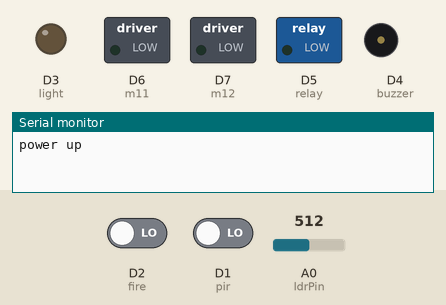
Recording of a sketch running on a simulated ESP8266 (NodeMCU). Parts: switched loads named in the sketch (green lamp = pin HIGH), output pins drawn as LEDs (lit = HIGH), buzzer (waves = sounding, pin HIGH), the last lines printed to the serial monitor. The inputs (shaded band) are chosen by the test bench; at power-on: D2 (fire) LOW, D1 (pir) LOW, A0 (ldrPin) = 512. WiFi joins after 1.5 s; servers stay silent unless stated.

Above: at 9.1 s.
9.2 s: D2 (fire) driven HIGH
At 10.1 s:
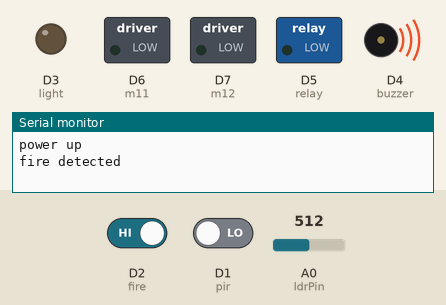
12.2 s: D1 (pir) driven HIGH
At 14.1 s:
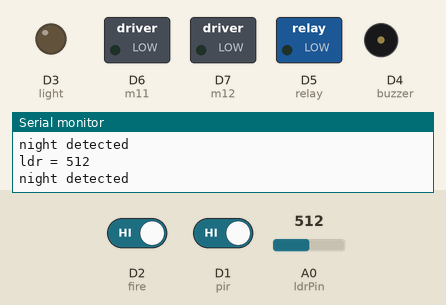
17.3 s: A0 (ldrPin) set to 755
20.3 s: A0 (ldrPin) set to 780
At 21.5 s:
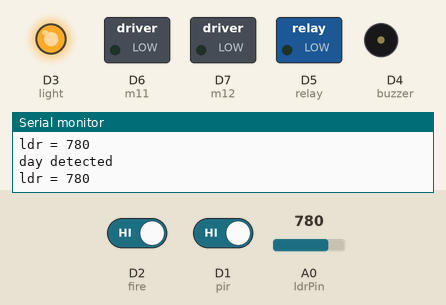
21.8 s: D1 (pir) driven LOW
At 22.5 s:
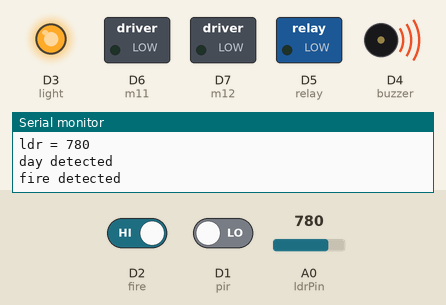
Timing chart, 0 to 25.8 s (numbered marks = the images above; inputs shaded):
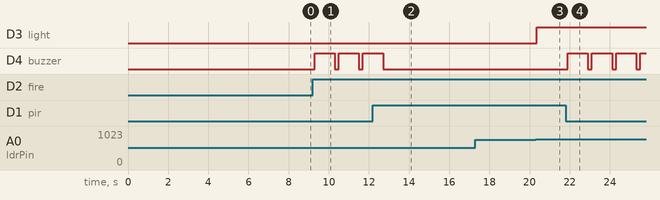

Measured:
- the behaviour switches between 770 and 771 on A0 (ldrPin) (found by bisection; images 2 and 3)
- after the input at 9.2 s, D4 (buzzer): alternates HIGH for 1.0 s and LOW for 0.20 s, starting after 0.10 s
- after the input at 12.2 s, D4 (buzzer): goes on until 12.7 s, then stays LOW
- after the input at 20.3 s, D3 (light): LOW → HIGH after 0.05 s
- after the input at 21.8 s, D4 (buzzer): alternates HIGH for 1.0 s and LOW for 0.20 s, starting after 0.11 s

The sketch:

advanced_home_automation_with_alert_system_blynk_esp32.ino
```cpp
/* Comment this out to disable prints and save space */
#define BLYNK_PRINT Serial

#include <ESP8266WiFi.h>
#include <BlynkSimpleEsp8266.h>


#define pir D1
#define fire D2
#define light D3
#define buzzer D4
#define relay D5
#define m11 D6
#define m12 D7
#define ldrPin A0

int ldr = 0;
int r1 = 0;
int r2 = 0;
int r3 = 0;


volatile int buttonState = 0;
volatile int buttonState1 = 0;
volatile int buttonState2 = 0;

int count1 = 0;                                          // count = 0
char input[12];

void forward ()
{
  digitalWrite(m11,HIGH);
  digitalWrite(m12,LOW);
  delay(50);
}
void backward ()
{
  digitalWrite(m12,HIGH);
  digitalWrite(m11,LOW);
  delay(50);
}
void stop_motor ()
{
  digitalWrite(m11,LOW);
  digitalWrite(m12,LOW);
  delay(50);
}
void beep ()
{
  digitalWrite(buzzer,HIGH);
  delay(1000);
  digitalWrite(buzzer,LOW);
  delay(100);
}


WidgetLCD lcd1(V0);

BLYNK_WRITE(V1)
{
   buttonState = param.asInt();
  Serial.print(F("buttonState = ")); Serial.println(buttonState);
}
BLYNK_WRITE(V2)
{
   buttonState1 = param.asInt();
  Serial.print(F("buttonState1 = ")); Serial.println(buttonState1);
}
/*
BLYNK_WRITE(V3)
{
   buttonState2 = param.asInt();
  Serial.print(F("buttonState2 = ")); Serial.println(buttonState2);
}
*/

// You should get Auth Token in the Blynk App.
// Go to the Project Settings (nut icon).
//char auth[] = "31a4c852f9dd4245910df7173fa98d5f";
//char auth[] = "f9d4b43dbced43169cc5d9d36f65326c";//(my own)

 char auth[] = "d916772b5e3e4abe8480602ed6e2ed61";


// Your WiFi credentials.
// Set password to "" for open networks.
char ssid[] = "project12";
char pass[] = "project123456";

// This function will be called every time Slider Widget
// in Blynk app writes values to the Virtual Pin V1

void setup()
{
  // Debug console
  Serial.begin(9600);

  Serial.println("power up");

pinMode(ldrPin,INPUT);
pinMode(pir,INPUT);
pinMode(fire,INPUT);
pinMode(light,OUTPUT);
pinMode(buzzer,OUTPUT);
pinMode(relay,OUTPUT);
pinMode(m11,OUTPUT);
pinMode(m12,OUTPUT);


  Blynk.begin(auth, ssid, pass);
  // You can also specify server:
  //Blynk.begin(auth, ssid, pass, "blynk-cloud.com", 80);
  //Blynk.begin(auth, ssid, pass, IPAddress(192,168,1,100), 8080);


  Blynk.notify("KIT STARTED");
  delay(100);

lcd1.clear();
lcd1.print(0,0,"  WELL COME TO  ");
lcd1.print(0,1,"ADVANCED IOT BSD");
delay(2000);

lcd1.clear();
lcd1.print(0,0,"COMBINED REMOTE ");
lcd1.print(0,1,"HOME AUTOMATION");
delay(2000);

lcd1.clear();
lcd1.print(0,0,"AND ALERT SYSTEM");
lcd1.print(0,1,"................");
delay(2000);


lcd1.clear();
}

void loop()
{
  Blynk.run();
/////////////////////////////////////////

if (digitalRead(pir) == HIGH)
{
ldr = analogRead(ldrPin);
Serial.println("ldr = "+String(ldr));
if(ldr > 770)
{
  Serial.println("day detected");
  digitalWrite(light,HIGH);
}
else
{
  Serial.println("night detected");
  digitalWrite(light,LOW);
}
}//pir

else if(digitalRead(fire)==HIGH)
{
  Blynk.notify("FIRE DETECTED\nPLEASE CHECK..."); delay(100);
  Serial.println("fire detected");
  beep ();
}
else
{

    lcd1.print(0,0,"plz show card         ");
    lcd1.print(0,1,"                      ");

if(Serial.available())
   {
      count1 = 0;
      while(Serial.available() && count1 < 12)          // Read 12 characters and store them in input array
      {
         input[count1] = Serial.read();
         count1++;
         delay(5);
      }//WHILE

 Serial.println(input);                           // Print RFID tag number
   Serial.print("input[10] is "); Serial.println(input[10]);
if (input[10]=='D')
{
  Serial.println("card matched..................");
delay(1000);
/*
if (buttonState == 1)
{
Serial.println("fan on");
digitalWrite(relay,HIGH);
delay(500);
}
else if (buttonState == 0)
{
Serial.println("fan off");
digitalWrite(relay,LOW);
delay(500);
}
*/
if (buttonState1 == 1)
{
  forward ();
  delay(1500);
  stop_motor();
  delay(2000);
  backward ();
  delay(1500);
  stop_motor ();
  delay(100);
}
}//card
else
{
  beep ();
}
}//serial available
}//else
}//loop
```
